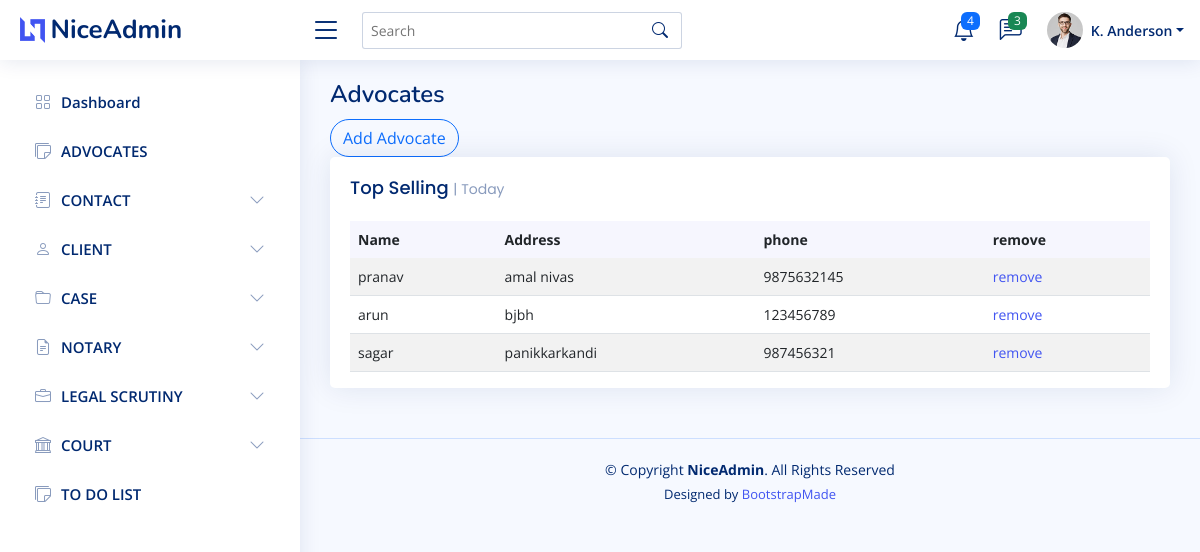
The app's page /viewadvocates (signed in) with its own data.
### Admin_user/models.py (models this page shows, shortened)
class Advocate(models.Model):
    name=models.CharField(max_length=50)
    address=models.ForeignKey(Address,on_delete=models.DO_NOTHING)
    phone=models.IntegerField()
    court=models.ForeignKey(Court,null=True, on_delete=models.SET_NULL)

class Address(models.Model):
    House_name=models.CharField(max_length=50)
    Place=models.CharField(max_length=50)
    City=models.CharField(max_length=50)
    State=models.ForeignKey(State, on_delete=models.CASCADE)
    district=models.ForeignKey(District, on_delete=models.CASCADE)
    Country=models.CharField(max_length=50)
    Pin=models.IntegerField()
    def __str__(self):
        return self.House_name

### Admin_user/views.py (the view)
# urls.py: path("viewadvocates",view_advocate,name="advocates" ),
def view_advocate(request):
    if not request.user.is_authenticated and is_admin:
        return redirect("/login")
    context={}
    context["advocate"]=True
    context["title"]="Advocates"
    if not request.user.is_authenticated:
        return redirect("/login")
    context["data"]=Advocate.objects.all()
    return render(request,"admin/advocate_view.html",context)

### templates/admin/advocate_view.html (shortened to what this page needs)
{% extends 'admin/main.html' %}
{% block content %}
<a type="button" class="btn btn-outline-primary rounded-pill" href="{% url 'add_advocates' %}">Add Advocate</a>
<div class="col-12">
    <div class="card top-selling overflow-auto">
      <div class="card-body pb-0">
          <h5 class="card-title">Top Selling <span>| Today</span></h5>
          <table class="table table-striped">
            <thead>
              <tr>
                <th class="fw-bold" scope="col">Name</th>
                <th class="fw-bold" scope="col">Address</th>
                <th class="fw-bold" scope="col">phone</th>
                <th class="fw-bold" scope="col">remove</th>
              </tr>
            </thead>
            <tbody>
              {% for i in data %}
              <tr>
                <td>{{i.name}}</td>
                <td>{{i.address}}</td>
                <td >{{i.phone}}</td>
                <td><a href="/removeadvocate/{{i.id}}">remove</a></td>
              </tr>
              {% endfor %}
            </tbody>
          </table>
        </div>
      </div>
    </div>
{% endblock content %}

### static/assets/css/style.css (style rules this page uses)
:root { scroll-behavior: smooth; }
body { font-family: "Open Sans", sans-serif; background: #f6f9ff; color: #444444; }
a { color: #4154f1; text-decoration: none; }
h1, h2, h3, h4, h5, h6 { font-family: "Nunito", sans-serif; }
.card { margin-bottom: 30px; border: none; border-radius: 5px; box-shadow: 0px 0 30px rgba(1, 41, 112, 0.1); }
.card-title { padding: 20px 0 15px 0; font-size: 18px; font-weight: 500; color: #012970; font-family: "Poppins", sans-serif; }
.card-title span { color: #899bbd; font-size: 14px; font-weight: 400; }
.card-body { padding: 0 20px 20px 20px; }
.dashboard .top-selling { font-size: 14px; }
.dashboard .top-selling .table thead { background: #f6f6fe; }
.dashboard .top-selling .table thead th { border: 0; }
.dashboard .top-selling .table tbody td { vertical-align: middle; }

### records on screen
Advocate: name "pranav", address "amal nivas", phone "9875632145"
Advocate: name "arun", address "bjbh", phone "123456789"
Advocate: name "sagar", address "panikkarkandi", phone "987456321"

### other values on screen
{{ title }} "Advocates"
